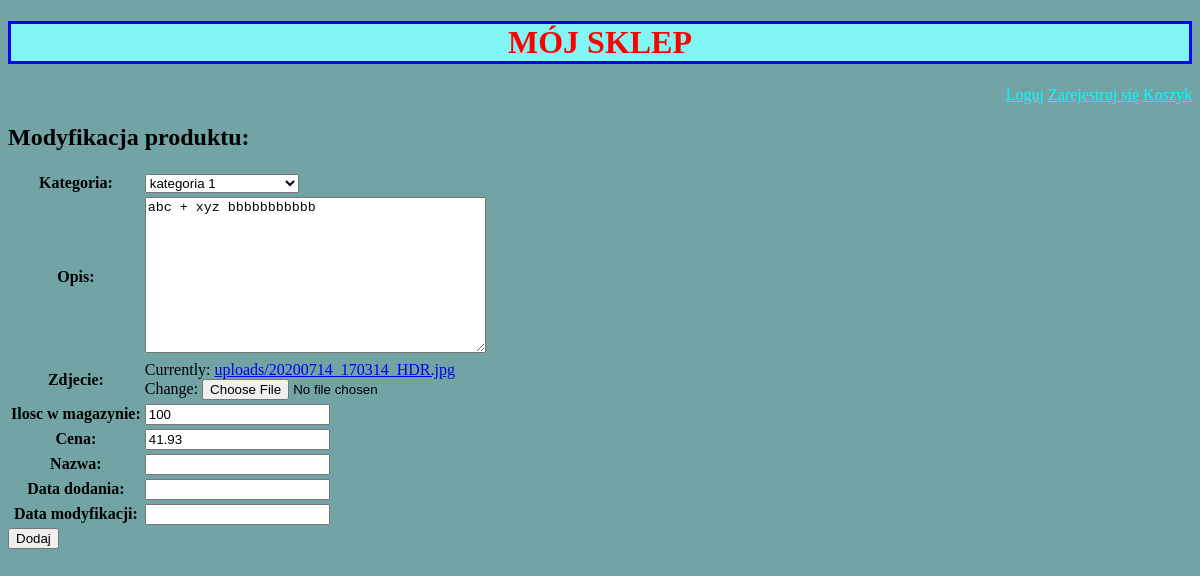
Page /produkt/update/1 (signed in) on the earlier database version.
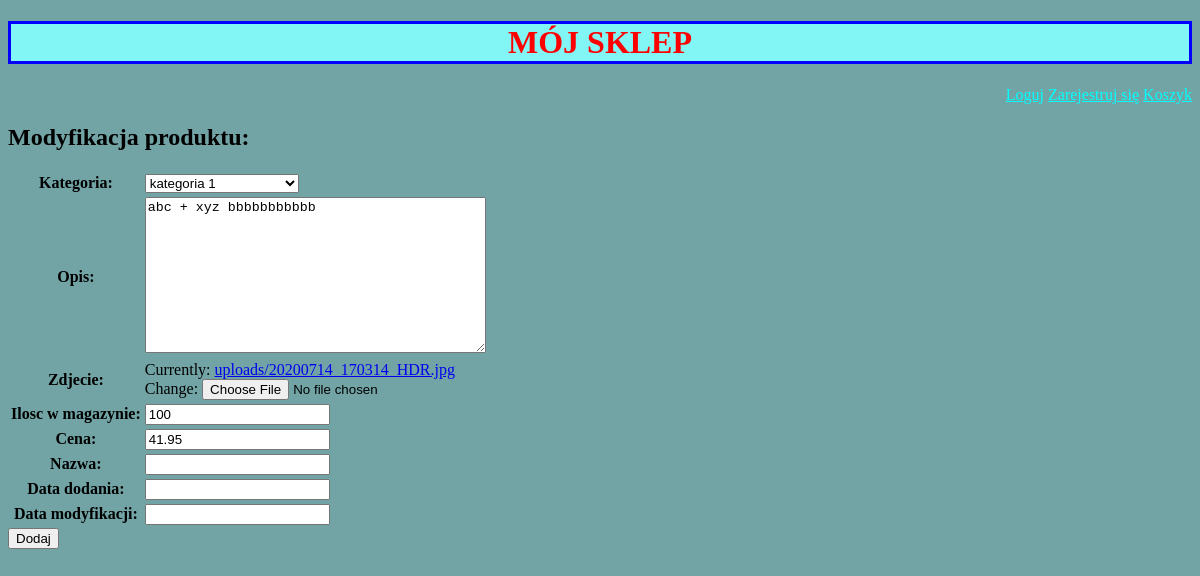
Same page on the later database version.
### sklepApp/models.py (models this page shows, shortened)
class Produkt(models.Model):
    nazwa= models.CharField(max_length=200)
    kategoria= models.ForeignKey(Kategoria, on_delete=models.CASCADE)
    opis= models.TextField(default='opis_domyślny')
    zdjecie= models.ImageField(upload_to ='moja_sciezka/', default='domyslna_sciezka', null=True)
    ilosc_w_magazynie= models.IntegerField(default=0)
    cena= models.DecimalField(max_digits=7, decimal_places=2, default=1.00)
    data_dodania= models.DateTimeField(auto_now_add=True) #podczas tworzenia
    data_modyfikacji= models.DateTimeField(auto_now=True) #przy zapisie

### sklepApp/views.py (the view)
# urls.py: path('produkt/update/<pk>', ProduktUpdateView.as_view(), name='produkt_update'),
class ProduktUpdateView(LoginRequiredMixin, UpdateView):
    template_name = 'produkt_form.html'
    model = Produkt
    form_class = ProduktForm
    success_url = reverse_lazy('produkt')
    permission_required = 'sklepApp.change_produkt'

### sklepApp/forms.py
class ProduktForm(forms.ModelForm):
    class Meta:
        model= Produkt
        exclude= ['data_dodania','data_modyfikacji','nazwa' ]
    nazwa = forms.CharField(max_length=200)
    kategoria = forms.ModelChoiceField(queryset=Kategoria.objects)
    opis = forms.CharField(widget=Textarea)
    zdjecie = forms.ImageField()
    ilosc_w_magazynie = forms.IntegerField(min_value=0,)
    cena = forms.DecimalField(min_value=0, max_digits=10, decimal_places=2)
    data_dodania = forms.DateTimeField()
    data_modyfikacji = forms.DateTimeField()

### sklepApp/models.py (called while the page is built)
    def __str__(self):
        return f'{self.nazwa}'

### sklepApp/templates/produkt_form.html (shortened to what this page needs)
<!DOCTYPE html>
<html lang="en">
<head>
</head>
<body>
    {% extends 'base.html' %}
    {% block content %}
    <h2>Modyfikacja produktu:</h2>
    <form method="post">
        <table> {{ form }} </table>
        <input type="submit" value="Dodaj", class="zatwierdz">
    </form>
    {% endblock %}

Differences in the rows shown:
changed Produkt "kategoria 1": cena "41.93" → "41.95"
